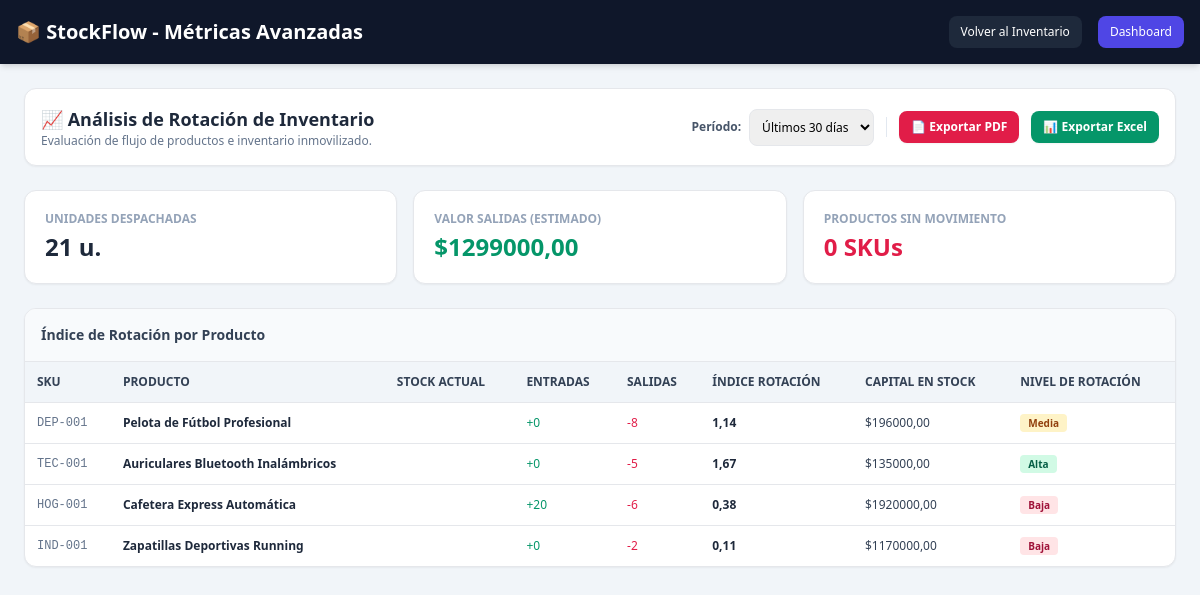
Screenshot of /executive-report/ (signed in) with the database file from the repository.
### inventory/models.py (models this page shows, shortened)
class Product(models.Model):
    category = models.ForeignKey(Category, on_delete=models.CASCADE, related_name='products')
    sku = models.CharField(max_length=50, unique=True)
    name = models.CharField(max_length=200)
    description = models.TextField(blank=True, null=True)
    price = models.DecimalField(max_digits=10, decimal_places=2)
    current_stock = models.PositiveIntegerField(default=0)
    min_stock = models.PositiveIntegerField(default=5)  # Alerta para el visor 3D
    image_url = models.URLField(
        max_length=500,
        blank=True,
        null=True,
        help_text='URL de imagen libre de derechos (Unsplash, Pexels, etc.)',
    )
    is_active = models.BooleanField(default=True)
    created_at = models.DateTimeField(auto_now_add=True)
    updated_at = models.DateTimeField(auto_now=True)

### inventory/views.py (the view)
# urls.py: path('executive-report/', views.executive_report, name='executive_report'),
@login_required
@user_passes_test(es_administrador, login_url='product_list')
def executive_report(request):
    days_range = int(request.GET.get('days', 30))
    start_date = timezone.now() - timedelta(days=days_range)
    products = Product.objects.all()  # pylint: disable=no-member
    report_data = []
    total_units_sold = 0
    total_revenue_estimated = 0.0
    stagnant_products_count = 0
    for product in products:
        out_movements = StockMovement.objects.filter(  # pylint: disable=no-member
            product=product,
            movement_type='OUT',
            created_at__gte=start_date
        ).aggregate(total_qty=Sum('quantity'))['total_qty'] or 0
        in_movements = StockMovement.objects.filter(  # pylint: disable=no-member
            product=product,
            movement_type='IN',
            created_at__gte=start_date
        ).aggregate(total_qty=Sum('quantity'))['total_qty'] or 0
        turnover_rate = round(out_movements / product.current_stock, 2) if product.current_stock > 0 else float(out_movements)
        if turnover_rate >= 1.5:
            status = 'Alta'
            status_color = 'emerald'
        elif turnover_rate >= 0.5:
            status = 'Media'
            status_color = 'amber'
        elif out_movements > 0:
            status = 'Baja'
            status_color = 'rose'
        else:
            status = 'Sin Movimiento'
            status_color = 'slate'
            stagnant_products_count += 1
        total_units_sold += out_movements
        total_revenue_estimated += float(out_movements * product.price)
        report_data.append({
            'product': product,
            'in_units': in_movements,
            'out_units': out_movements,
            'turnover_rate': turnover_rate,
            'status': status,
            'status_color': status_color,
            'capital_in_stock': product.current_stock * product.price,
        })
    context = {
        'days_range': days_range,
        'report_data': report_data,
        'total_units_sold': total_units_sold,
        'total_revenue_estimated': total_revenue_estimated,
        'stagnant_products_count': stagnant_products_count,
    }
    return render(request, 'inventory/executive_report.html', context)

### inventory/views.py (called while the page is built)
def es_administrador(user):
    return user.is_authenticated and user.is_staff

### inventory/templates/inventory/executive_report.html (shortened to what this page needs)
<!DOCTYPE html>
<html lang="es">
<head>
    <script src="https://cdn.tailwindcss.com"></script>
</head>
<body class="bg-slate-100 font-sans min-h-screen">
    <header class="bg-slate-900 text-white p-4 shadow-md">
        <div class="max-w-7xl mx-auto flex justify-between items-center">
            <h1 class="text-xl font-bold flex items-center gap-2">📦 StockFlow - Métricas Avanzadas</h1>
            <div class="flex items-center gap-4">
                <a href="{% url 'product_list' %}" class="bg-slate-800 hover:bg-slate-700 text-xs px-3 py-2 rounded-lg transition-colors">Volver al Inventario</a>
                <a href="{% url 'dashboard' %}" class="bg-indigo-600 hover:bg-indigo-500 text-xs px-3 py-2 rounded-lg transition-colors">Dashboard</a>
            </div>
        </div>
    </header>
    <main class="max-w-7xl mx-auto p-6 space-y-6">
<div class="bg-white p-4 rounded-xl shadow-sm border flex flex-col md:flex-row justify-between items-center gap-4">
    <div>
        <h2 class="text-lg font-bold text-slate-800">📈 Análisis de Rotación de Inventario</h2>
        <p class="text-xs text-slate-500">Evaluación de flujo de productos e inventario inmovilizado.</p>
    </div>
    <div class="flex flex-wrap items-center gap-3">
        <form method="get" class="flex items-center gap-2">
            <label for="days" class="text-xs font-semibold text-slate-600">Período:</label>
            <select name="days" id="days" onchange="this.form.submit()" class="border rounded-lg p-2 text-xs font-medium focus:ring-2 focus:ring-indigo-500 outline-none">
                <option value="30" {% if days_range == 30 %}selected{% endif %}>Últimos 30 días</option>
            </select>
        </form>
                <a href="{% url 'export_executive_pdf' %}?days={{ days_range }}"
                class="bg-rose-600 hover:bg-rose-700 text-white text-xs font-semibold py-2 px-3 rounded-lg shadow-sm transition-colors flex items-center gap-1.5">
                    📄 Exportar PDF
                </a>
                <a href="{% url 'export_executive_excel' %}?days={{ days_range }}"
                class="bg-emerald-600 hover:bg-emerald-700 text-white text-xs font-semibold py-2 px-3 rounded-lg shadow-sm transition-colors flex items-center gap-1.5">
                    📊 Exportar Excel
                </a>
            </div>
        </div>
        <div class="grid grid-cols-1 sm:grid-cols-3 gap-4">
            <div class="bg-white p-5 rounded-xl border shadow-sm">
                <p class="text-xs font-bold text-slate-400 uppercase">Unidades Despachadas</p>
                <p class="text-2xl font-black text-slate-800 mt-1">{{ total_units_sold }} u.</p>
            </div>
            <div class="bg-white p-5 rounded-xl border shadow-sm">
                <p class="text-xs font-bold text-slate-400 uppercase">Valor Salidas (Estimado)</p>
                <p class="text-2xl font-black text-emerald-600 mt-1">${{ total_revenue_estimated|floatformat:2 }}</p>
            </div>
            <div class="bg-white p-5 rounded-xl border shadow-sm">
                <p class="text-xs font-bold text-slate-400 uppercase">Productos Sin Movimiento</p>
                <p class="text-2xl font-black text-rose-600 mt-1">{{ stagnant_products_count }} SKUs</p>
            </div>
        </div>
        <div class="bg-white rounded-xl border shadow-sm overflow-hidden">
            <div class="p-4 border-b bg-slate-50">
                <h3 class="text-sm font-bold text-slate-700">Índice de Rotación por Producto</h3>
            </div>
            <div class="overflow-x-auto">
                <table class="w-full text-left text-xs text-slate-600">
                    <thead class="bg-slate-100 text-slate-700 font-bold uppercase border-b">
                        <tr>
                            <th class="p-3">SKU</th>
                            <th class="p-3">Producto</th>
                            <th class="p-3">Stock Actual</th>
                            <th class="p-3">Entradas</th>
                            <th class="p-3">Salidas</th>
                            <th class="p-3">Índice Rotación</th>
                            <th class="p-3">Capital en Stock</th>
                            <th class="p-3">Nivel de Rotación</th>
                        </tr>
                    </thead>
                    <tbody class="divide-y">
                        {% for item in report_data %}
                        <tr class="hover:bg-slate-50 transition-colors">
                            <td class="p-3 font-mono text-slate-500">{{ item.product.sku }}</td>
                            <td class="p-3 font-bold text-slate-800">{{ item.product.name }}</td>
                            <td class="p-3 font-semibold">{{ item.product.stock }}</td>
                            <td class="p-3 text-emerald-600 font-medium">+{{ item.in_units }}</td>
                            <td class="p-3 text-rose-600 font-medium">-{{ item.out_units }}</td>
                            <td class="p-3 font-bold text-slate-800">{{ item.turnover_rate }}</td>
                            <td class="p-3 text-slate-700">${{ item.capital_in_stock|floatformat:2 }}</td>
                            <td class="p-3">
                                <span class="bg-{{ item.status_color }}-100 text-{{ item.status_color }}-800 font-bold px-2 py-0.5 rounded text-[10px]">
                                    {{ item.status }}
                                </span>
                            </td>
                        </tr>
                        {% endfor %}
                    </tbody>
                </table>
            </div>
        </div>
    </main>
</body>
</html>

### rows the page displays
Product: product.sku "DEP-001", product.name "Pelota de Fútbol Profesional", in_units "0", out_units "8", turnover_rate "1,14", capital_in_stock "196000,00", status "Media"
Product: product.sku "TEC-001", product.name "Auriculares Bluetooth Inalámbricos", in_units "0", out_units "5", turnover_rate "1,67", capital_in_stock "135000,00", status "Alta"
Product: product.sku "HOG-001", product.name "Cafetera Express Automática", in_units "20", out_units "6", turnover_rate "0,38", capital_in_stock "1920000,00", status "Baja"
Product: product.sku "IND-001", product.name "Zapatillas Deportivas Running", in_units "0", out_units "2", turnover_rate "0,11", capital_in_stock "1170000,00", status "Baja"

### other values shown
{{ total_units_sold }} "21"
{{ total_revenue_estimated|floatformat:2 }} "1299000,00"
{{ stagnant_products_count }} "0"
